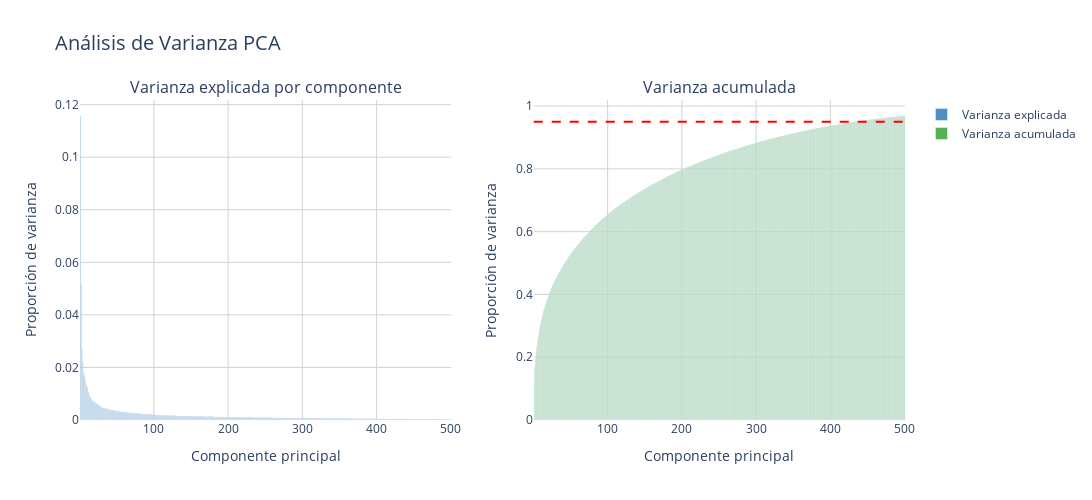

The notebook cell saved with this chart:
### Code cell
import plotly.express as px
import plotly.graph_objects as go
from plotly.subplots import make_subplots
import pandas as pd

# Obtener varianzas
var_explicada = x_pca.explained_variance_ratio_ 
var_acumulada = np.cumsum(var_explicada)

# Crear DataFrames para Plotly
df_var_explicada = pd.DataFrame({
    'Componente': range(1, len(var_explicada)+1),
    'Varianza': var_explicada
})

df_var_acumulada = pd.DataFrame({
    'Componente': range(1, len(var_acumulada)+1),
    'Varianza': var_acumulada
})

# Crear subplots usando Plotly Express
fig = make_subplots(rows=1, cols=2, subplot_titles=('Varianza explicada por componente', 'Varianza acumulada'))

# Varianza explicada
fig.add_trace(
    go.Bar(
        x=df_var_explicada['Componente'], 
        y=df_var_explicada['Varianza'], 
        name='Varianza explicada',
        marker_color='#1f77b4',  # Azul más oscuro
        opacity=0.8
    ),
    row=1, col=1
)

# Varianza acumulada
fig.add_trace(
    go.Bar(
        x=df_var_acumulada['Componente'], 
        y=df_var_acumulada['Varianza'], 
        name='Varianza acumulada',
        marker_color='#2ca02c',  # Verde más oscuro
        opacity=0.8
    ),
    row=1, col=2
)

# Agregar línea de 95% de varianza
fig.add_hline(
    y=0.95, 
    line_dash="dash", 
    line_color="red",
    line_width=2,
    row=1, 
    col=2
)

# Actualizar layout
fig.update_layout(
    height=500,
    width=1200,
    showlegend=True,
    title_text="Análisis de Varianza PCA",
    title_font_size=20,
    plot_bgcolor='white',
    paper_bgcolor='white',
    xaxis_title="Componente principal",
    yaxis_title="Proporción de varianza",
    xaxis2_title="Componente principal",
    yaxis2_title="Proporción de varianza",
    font=dict(size=12),
    margin=dict(t=100)
)

# Actualizar ejes para mejor visualización
fig.update_xaxes(showgrid=True, gridwidth=1, gridcolor='LightGray')
fig.update_yaxes(showgrid=True, gridwidth=1, gridcolor='LightGray')

fig.show()

### Figure 1 — Plotly figure (JSON) as saved in the notebook; plotly's stock layout.template omitted (floating-point values rounded to 4 significant figures; data arrays with more than 128 entries replaced by an {"elided": "..."} marker saying what was removed)
{"data": [{"marker": {"color": "#1f77b4"}, "name": "Varianza explicada", "opacity": 0.8, "type": "bar", "x": {"elided": "500 int values"}, "xaxis": "x", "y": {"elided": "500 float values"}, "yaxis": "y"}, {"marker": {"color": "#2ca02c"}, "name": "Varianza acumulada", "opacity": 0.8, "type": "bar", "x": {"elided": "500 int values"}, "xaxis": "x2", "y": {"elided": "500 float values"}, "yaxis": "y2"}], "layout": {"annotations": [{"font": {"size": 16}, "showarrow": false, "text": "Varianza explicada por componente", "x": 0.225, "xanchor": "center", "xref": "paper", "y": 1, "yanchor": "bottom", "yref": "paper"}, {"font": {"size": 16}, "showarrow": false, "text": "Varianza acumulada", "x": 0.775, "xanchor": "center", "xref": "paper", "y": 1, "yanchor": "bottom", "yref": "paper"}], "font": {"size": 12}, "height": 500, "margin": {"t": 100}, "paper_bgcolor": "white", "plot_bgcolor": "white", "shapes": [{"line": {"color": "red", "dash": "dash", "width": 2}, "type": "line", "x0": 0, "x1": 1, "xref": "x2 domain", "y0": 0.95, "y1": 0.95, "yref": "y2"}], "showlegend": true, "title": {"font": {"size": 20}, "text": "Análisis de Varianza PCA"}, "width": 1200, "xaxis": {"anchor": "y", "domain": [0, 0.45], "gridcolor": "LightGray", "gridwidth": 1, "showgrid": true, "title": {"text": "Componente principal"}}, "xaxis2": {"anchor": "y2", "domain": [0.55, 1], "gridcolor": "LightGray", "gridwidth": 1, "showgrid": true, "title": {"text": "Componente principal"}}, "yaxis": {"anchor": "x", "domain": [0, 1], "gridcolor": "LightGray", "gridwidth": 1, "showgrid": true, "title": {"text": "Proporción de varianza"}}, "yaxis2": {"anchor": "x2", "domain": [0, 1], "gridcolor": "LightGray", "gridwidth": 1, "showgrid": true, "title": {"text": "Proporción de varianza"}}}}
